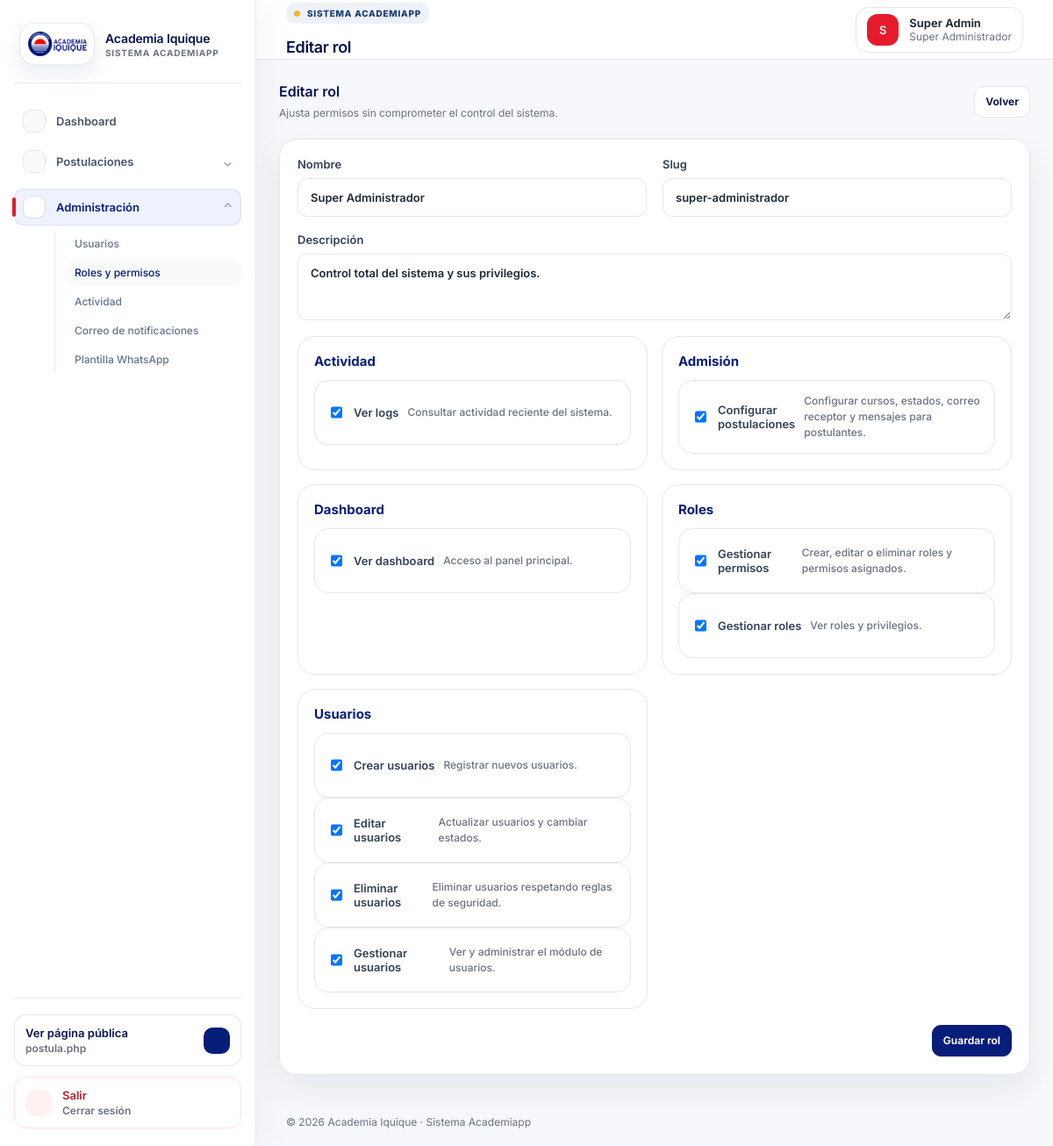
The app's page /roles/edit/1 (signed in) with its own data.
### tables this page shows
CREATE TABLE users (
  id BIGINT UNSIGNED AUTO_INCREMENT PRIMARY KEY,
  name VARCHAR(150) NOT NULL,
  email VARCHAR(180) NOT NULL UNIQUE,
  password VARCHAR(255) NOT NULL,
  role_id BIGINT UNSIGNED NOT NULL,
  status ENUM('active','inactive') NOT NULL DEFAULT 'active',
  last_login_at TIMESTAMP NULL,
  created_at TIMESTAMP NULL DEFAULT CURRENT_TIMESTAMP,
  updated_at TIMESTAMP NULL DEFAULT CURRENT_TIMESTAMP ON UPDATE CURRENT_TIMESTAMP,
  CONSTRAINT fk_users_role FOREIGN KEY (role_id) REFERENCES roles(id)
);

CREATE TABLE roles (
  id BIGINT UNSIGNED AUTO_INCREMENT PRIMARY KEY,
  name VARCHAR(100) NOT NULL,
  slug VARCHAR(120) NOT NULL UNIQUE,
  description TEXT NULL,
  created_at TIMESTAMP NULL DEFAULT CURRENT_TIMESTAMP,
  updated_at TIMESTAMP NULL DEFAULT CURRENT_TIMESTAMP ON UPDATE CURRENT_TIMESTAMP
);

CREATE TABLE permissions (
  id BIGINT UNSIGNED AUTO_INCREMENT PRIMARY KEY,
  name VARCHAR(120) NOT NULL,
  slug VARCHAR(140) NOT NULL UNIQUE,
  module VARCHAR(80) NOT NULL,
  description TEXT NULL,
  created_at TIMESTAMP NULL DEFAULT CURRENT_TIMESTAMP,
  updated_at TIMESTAMP NULL DEFAULT CURRENT_TIMESTAMP ON UPDATE CURRENT_TIMESTAMP
);

### core/Controller.php (called while the page is built, shortened)
<?php
abstract class Controller
{
    protected function view(string $view, array $data = [], ?string $layout = 'layouts/app'): void
    {
        extract($data, EXTR_SKIP);
        $layoutFile = App::root('app/Views/' . $layout . '.php');
        require $layoutFile;
    }
}

### app/Controllers/RoleController.php (called while the page is built, shortened)
<?php
final class RoleController extends Controller
{
    public function edit(int $id): void
    {
        Middleware::permission('gestionar_permisos');
        $role = (new Role())->find($id);
        $this->view('roles/edit', ['title' => 'Editar rol', 'role' => $role, 'permissions' => (new Permission())->grouped(), 'selected' => (new Role())->permissions($id), 'errors' => []]);
    }
}

### core/App.php (called while the page is built, shortened)
<?php
final class App
{
    private static string $root;
    private static array $config = [];
    private static string $basePath = '';
    public static function boot(string $root): void
    {
        self::$root = rtrim($root, '/');
        self::$config['app'] = require self::$root . '/config/app.php';
        date_default_timezone_set(self::$config['app']['timezone']);
        self::$basePath = self::detectBasePath();
        $router = new Router();
        $router->dispatch($_SERVER['REQUEST_METHOD'], self::requestPath());
    }
    public static function url(string $path = ''): string
    {
        $path = '/' . ltrim($path, '/');
        return (self::$basePath ?: '') . ($path === '/' ? '/' : $path);
    }
    private static function requestPath(): string
    {
        $path = parse_url($_SERVER['REQUEST_URI'] ?? '/', PHP_URL_PATH) ?: '/';
        return '/' . ltrim($path, '/');
    }
    private static function detectBasePath(): string
    {
        $script = str_replace('\\', '/', $_SERVER['SCRIPT_NAME'] ?? '');
        $base = rtrim(str_replace('\\', '/', dirname($script)), '/');
        return $base === '/' || $base === '.' ? '' : $base;
    }
    public static function autoload(string $class): void
    {
        foreach (['/core/', '/app/Controllers/', '/app/Models/', '/app/Services/'] as $path) {
            $file = self::$root . $path . $class . '.php';
            if (is_file($file)) {
                return;
            }
        }
    }
    public static function root(string $path = ''): string
    {
        return self::$root . ($path ? '/' . ltrim($path, '/') : '');
    }
}

### index.php (called while the page is built, shortened)
<?php
require_once __DIR__ . '/core/App.php';
App::boot(__DIR__);

### core/Session.php (called while the page is built, shortened)
<?php
final class Session
{
    public static function get(string $key, mixed $default = null): mixed { return $_SESSION[$key] ?? $default; }
}

### core/Auth.php (called while the page is built, shortened)
<?php
final class Auth
{
    public static function check(): bool { return (bool) Session::get('user_id'); }
    public static function user(): ?array
    {
        static $user = null;
        if ($user === null || ($user['id'] ?? null) !== Session::get('user_id')) {
            $user = (new User())->findWithRole((int) Session::get('user_id'));
        }
        return $user ?: null;
    }
    public static function can(string $permission): bool
    {
        $user = self::user();
        if (($user['role_slug'] ?? '') === 'super-administrador') { return true; }
        return (new Permission())->roleHasPermission((int) $user['role_id'], $permission);
    }
}

### config/database.php (called while the page is built)
<?php
return [
    'driver' => 'mysql',
    'host' => getenv('DB_HOST') ?: '127.0.0.1',
    'port' => getenv('DB_PORT') ?: '3306',
    'database' => getenv('DB_DATABASE') ?: 'academia_iquique',
    'username' => getenv('DB_USERNAME') ?: 'root',
    'password' => getenv('DB_PASSWORD') ?: '',
    'charset' => 'utf8mb4',
    'collation' => 'utf8mb4_unicode_ci',
];

### core/Database.php (called while the page is built)
<?php
final class Database
{
    private static ?PDO $pdo = null;
    public static function connection(): PDO
    {
        if (self::$pdo === null) {
            $c = require App::root('config/database.php');
            $dsn = "{$c['driver']}:host={$c['host']};port={$c['port']};dbname={$c['database']};charset={$c['charset']}";
            self::$pdo = new PDO($dsn, $c['username'], $c['password'], [
                PDO::ATTR_ERRMODE => PDO::ERRMODE_EXCEPTION,
                PDO::ATTR_DEFAULT_FETCH_MODE => PDO::FETCH_ASSOC,
                PDO::ATTR_EMULATE_PREPARES => false,
            ]);
        }
        return self::$pdo;
    }
}

### core/Model.php (called while the page is built, shortened)
<?php
abstract class Model
{
    public function __construct() { $this->db = Database::connection(); }
}

### app/Models/User.php (called while the page is built, shortened)
<?php
final class User extends Model
{
    public function findWithRole(int $id): ?array
    {
        $stmt = $this->db->prepare('SELECT u.*, r.name role_name, r.slug role_slug FROM users u JOIN roles r ON r.id = u.role_id WHERE u.id = ?');
        $stmt->execute([$id]);
        return $stmt->fetch() ?: null;
    }
}

### core/Middleware.php (called while the page is built, shortened)
<?php
final class Middleware
{
    public static function permission(string $permission): void
    {
        if (!Auth::can($permission)) {
            http_response_code(403);
            exit('<h1>403</h1><p>No tienes permisos para acceder a esta sección.</p>');
        }
    }
}

### app/Models/Role.php (called while the page is built, shortened)
<?php
final class Role extends Model
{
    public function find(int $id): ?array
    {
        $stmt = $this->db->prepare('SELECT * FROM roles WHERE id = ?');
        $stmt->execute([$id]);
        return $stmt->fetch() ?: null;
    }
}

### app/Models/Permission.php (called while the page is built, shortened)
<?php
final class Permission extends Model
{
    public function all(): array
    {
        return $this->db->query('SELECT * FROM permissions ORDER BY module, name')->fetchAll();
    }
    public function grouped(): array
    {
        $grouped = [];
        foreach ($this->all() as $permission) {
            $grouped[$permission['module']][] = $permission;
        }
        return $grouped;
    }
}

### app/Views/roles/_form.php (the view, shortened to what this page needs)
<form class="panel-card form-grid" method="post" action="<?= App::url(isset($role['id']) ? '/roles/update/' . h($role['id']) : '/roles/store') ?>">
    <label>Nombre<input name="name" value="<?= h($role['name'] ?? '') ?>" required></label>
    <label>Slug<input name="slug" value="<?= h($role['slug'] ?? '') ?>" placeholder="coordinador" required></label>
    <label class="span-2">Descripción<textarea name="description" rows="3"><?= h($role['description'] ?? '') ?></textarea></label>
    <div class="span-2 permissions-board">
        <?php foreach ($permissions as $module => $items): ?>
            <section class="permission-group"><h3><?= h($module) ?></h3>
            <?php foreach ($items as $permission): ?><label class="check-row"><input type="checkbox" name="permissions[]" value="<?= h($permission['id']) ?>" <?= in_array((int)$permission['id'], array_map('intval', $selected ?? []), true) ? 'checked' : '' ?>><span><?= h($permission['name']) ?></span><small><?= h($permission['description']) ?></small></label><?php endforeach; ?>
            </section>
        <?php endforeach; ?>
    </div>
    <div class="span-2 form-actions"><button class="btn primary">Guardar rol</button></div>
</form>

### core/Router.php (shortened to what this page needs)
<?php
final class Router
{
    private array $routes = [];
    private function add(string $method, string $uri, array|callable $action): void { $this->routes[$method][] = [$uri, $action]; }
    public function dispatch(string $method, string $uri): void
    {
        $uri = '/' . trim($uri, '/');
        foreach ($this->routes[$method] ?? [] as [$route, $action]) {
            $pattern = preg_replace('#\{[a-zA-Z_][a-zA-Z0-9_]*\}#', '([0-9]+)', $route);
            if (preg_match('#^' . $pattern . '$#', $uri, $matches)) {
                array_shift($matches);
                [$controller, $methodName] = $action;
                (new $controller())->{$methodName}(...$matches);
                return;
            }
        }
    }
}

### app/Views/layouts/navbar.php (shortened to what this page needs)
<header class="topbar">
    <div>
        <p class="eyebrow">Sistema Academiapp</p>
        <h1><?= h($title ?? 'Dashboard') ?></h1>
    </div>
    <div class="user-chip">
        <div class="avatar"><?= h(strtoupper(substr($user['name'] ?? 'AI', 0, 1))) ?></div>
        <div><strong><?= h($user['name'] ?? '') ?></strong><span><?= h($user['role_name'] ?? '') ?></span></div>
    </div>
</header>

### records on screen
users: name "S", name "Super Admin", role.name "Super Administrador"
roles: name "Super Administrador", slug "super-administrador", description "Control total del sistema y sus privilegios."
permissions: id "☑", name "Ver logs", description "Consultar actividad reciente del sistema."
permissions: id "☑", name "Configurar postulaciones", description "Configurar cursos, estados, correo receptor y mensajes para postulantes."
permissions: id "☑", name "Ver dashboard", description "Acceso al panel principal."
permissions: id "☑", name "Gestionar permisos", description "Crear, editar o eliminar roles y permisos asignados."
permissions: id "☑", name "Gestionar roles", description "Ver roles y privilegios."
permissions: id "☑", name "Crear usuarios", description "Registrar nuevos usuarios."
permissions: id "☑", name "Editar usuarios", description "Actualizar usuarios y cambiar estados."
permissions: id "☑", name "Eliminar usuarios", description "Eliminar usuarios respetando reglas de seguridad."
permissions: id "☑", name "Gestionar usuarios", description "Ver y administrar el módulo de usuarios."

### other values on screen
$module "Actividad"
$module "Admisión"
$module "Dashboard"
$module "Roles"
$module "Usuarios"
